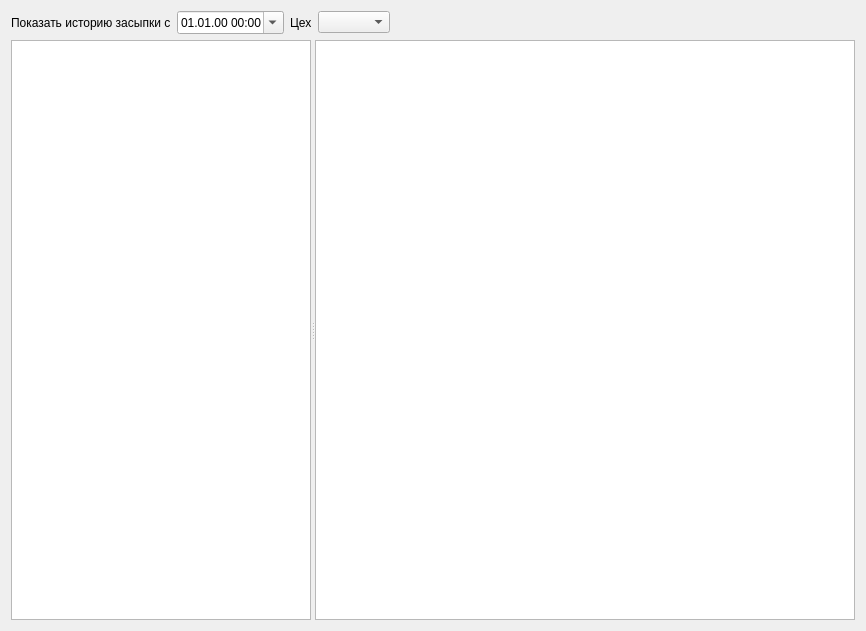
<?xml version="1.0" encoding="UTF-8"?>
<ui version="4.0">
 <class>FormBackfillHist</class>
 <widget class="QWidget" name="FormBackfillHist">
  <property name="geometry">
   <rect>
    <x>0</x>
    <y>0</y>
    <width>866</width>
    <height>631</height>
   </rect>
  </property>
  <property name="windowTitle">
   <string>Form</string>
  </property>
  <layout class="QVBoxLayout" name="verticalLayout">
   <item>
    <layout class="QHBoxLayout" name="horizontalLayout">
     <item>
      <widget class="QLabel" name="label">
       <property name="text">
        <string>Показать историю засыпки с</string>
       </property>
      </widget>
     </item>
     <item>
      <widget class="QDateTimeEdit" name="dateTimeEdit">
       <property name="displayFormat">
        <string>dd.MM.yy HH:mm</string>
       </property>
       <property name="calendarPopup">
        <bool>true</bool>
       </property>
      </widget>
     </item>
     <item>
      <widget class="QLabel" name="label_2">
       <property name="text">
        <string>Цех</string>
       </property>
      </widget>
     </item>
     <item>
      <widget class="DbComboBox" name="comboBoxCex"/>
     </item>
     <item>
      <spacer name="horizontalSpacer">
       <property name="orientation">
        <enum>Qt::Horizontal</enum>
       </property>
       <property name="sizeHint" stdset="0">
        <size>
         <width>40</width>
         <height>20</height>
        </size>
       </property>
      </spacer>
     </item>
    </layout>
   </item>
   <item>
    <widget class="QSplitter" name="splitter">
     <property name="sizePolicy">
      <sizepolicy hsizetype="Expanding" vsizetype="Expanding">
       <horstretch>0</horstretch>
       <verstretch>0</verstretch>
      </sizepolicy>
     </property>
     <property name="orientation">
      <enum>Qt::Horizontal</enum>
     </property>
     <widget class="TableView" name="tableViewComp">
      <property name="maximumSize">
       <size>
        <width>300</width>
        <height>16777215</height>
       </size>
      </property>
      <property name="selectionMode">
       <enum>QAbstractItemView::SingleSelection</enum>
      </property>
      <property name="selectionBehavior">
       <enum>QAbstractItemView::SelectRows</enum>
      </property>
      <attribute name="verticalHeaderVisible">
       <bool>false</bool>
      </attribute>
     </widget>
     <widget class="TableView" name="tableViewHist"/>
    </widget>
   </item>
  </layout>
 </widget>
 <customwidgets>
  <customwidget>
   <class>TableView</class>
   <extends>QTableView</extends>
   <header>olap/tableview.h</header>
  </customwidget>
  <customwidget>
   <class>DbComboBox</class>
   <extends>QComboBox</extends>
   <header>db/dbcombobox.h</header>
  </customwidget>
 </customwidgets>
 <resources/>
 <connections/>
</ui>
